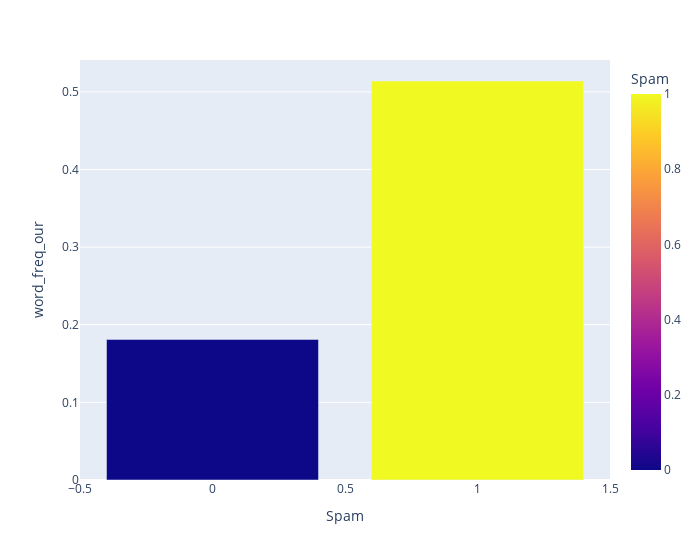

Notebook source saved alongside this figure:
### Code cell
df_CR_Tot=df.groupby('Spam', as_index=False)['word_freq_our'].mean()
fig=px.bar(df_CR_Tot,x='Spam',y='word_freq_our',width=700, color='Spam')
fig.show()

### Figure 1 — Plotly figure (JSON) as saved in the notebook; plotly's stock layout.template omitted (floating-point values rounded to 4 significant figures)
{"data": [{"alignmentgroup": "True", "hovertemplate": "Spam=%{marker.color}<br>word_freq_our=%{y}<extra></extra>", "legendgroup": "", "marker": {"color": [0, 1], "coloraxis": "coloraxis"}, "name": "", "offsetgroup": "", "orientation": "v", "showlegend": false, "textposition": "auto", "type": "bar", "x": [0, 1], "xaxis": "x", "y": [0.181, 0.514], "yaxis": "y"}], "layout": {"barmode": "relative", "coloraxis": {"colorbar": {"title": {"text": "Spam"}}, "colorscale": [[0, "#0d0887"], [0.1111, "#46039f"], [0.2222, "#7201a8"], [0.3333, "#9c179e"], [0.4444, "#bd3786"], [0.5556, "#d8576b"], [0.6667, "#ed7953"], [0.7778, "#fb9f3a"], [0.8889, "#fdca26"], [1, "#f0f921"]]}, "legend": {"tracegroupgap": 0}, "margin": {"t": 60}, "width": 700, "xaxis": {"anchor": "y", "domain": [0, 1], "title": {"text": "Spam"}}, "yaxis": {"anchor": "x", "domain": [0, 1], "title": {"text": "word_freq_our"}}}}
